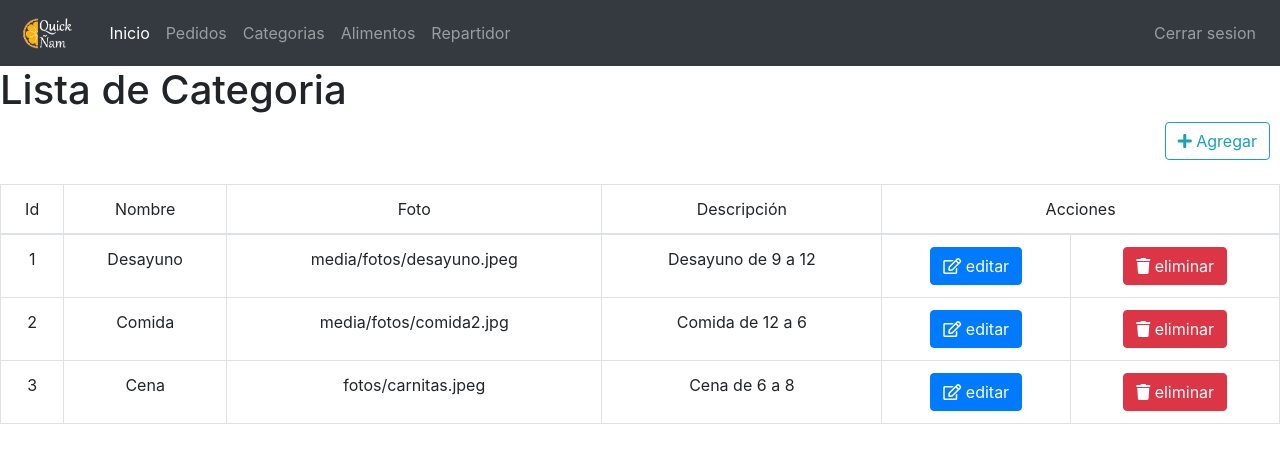
Page /administrador/ver-categoria/ (signed in) on the committed database.
### admin_categoria/models.py (models this page shows, shortened)
class Categoria(models.Model):
	nombre = models.CharField(max_length=200)
	foto = models.ImageField(blank=True, upload_to = 'fotos')
	descripcion = models.CharField(max_length=300)

### admin_categoria/views.py (the view)
# urls.py: path("ver-categoria/", views.VerCategoriaView.as_view(), name="ver_categoria"),
class VerCategoriaView(View):
	template = "admin_categoria/categoria_list.html"
	def get(self, request):
		categoria = Categoria.objects.all()
		context = {"categorias": categoria}
		return render(request, self.template, context)

### admin_categoria/templates/admin_categoria/categoria_list.html (shortened to what this page needs)
{% extends 'admin_repartidor/base.html' %}
{%load static%}
{% block body_content %}
{%if user.is_authenticated%}
<h1>Lista de Categoria </h1>
<div style="text-align:right; width:1270px">
<a class="btn btn-outline-info" href="{% url 'admin_categoria:registro_categoria' %}">
<i class="fa fa-plus"></i> Agregar</a>
</div>
<br>
	<table class="table table-bordered" style="text-align: center">
		<thead>
			<tr>
				<td>Id</td>
				<td>Nombre</td>
				<td>Foto</td>
				<td>Descripción</td>
				<td colspan="2">Acciones</td>
			</tr>
		</thead>
		<tbody>
			{%if categorias %}
				{%for categoria in categorias%}
					<tr>
							<td> {{categoria.id}} </td>
							<td>{{categoria.nombre}}</td>
							<td>{{categoria.foto}}</td>
							<td>{{categoria.descripcion}}</td>
							<td>
								<a class="btn btn-primary" href="{% url 'admin_categoria:editar_categoria' categoria.id %}"> <i class="far fa-edit"></i> editar</a>
							</td>
							<td>
                          <form id="{{categoria.id}}" action= "{% url 'admin_categoria:eliminar_categoria' categoria.id %}" method="post">
								<button type="button"
                            onclick="abrir_modal('{{categoria.nombre}}','{{categoria.id}}')" class="btn btn-danger">
                              <i class="fas fa-trash"></i> eliminar </button>
                          </form>
							</td>
					</tr>
				{%endfor%}
			{% else %}
				<h2>No hay registros</h2>
			{% endif %}
		</tbody>
	</table>
{%endif%}
{% endblock body_content %}

### rows in the picture
Categoria: id "1", nombre "Desayuno", foto "media/fotos/desayuno.jpeg", descripcion "Desayuno de 9 a 12"
Categoria: id "2", nombre "Comida", foto "media/fotos/comida2.jpg", descripcion "Comida de 12 a 6"
Categoria: id "3", nombre "Cena", foto "fotos/carnitas.jpeg", descripcion "Cena de 6 a 8"
